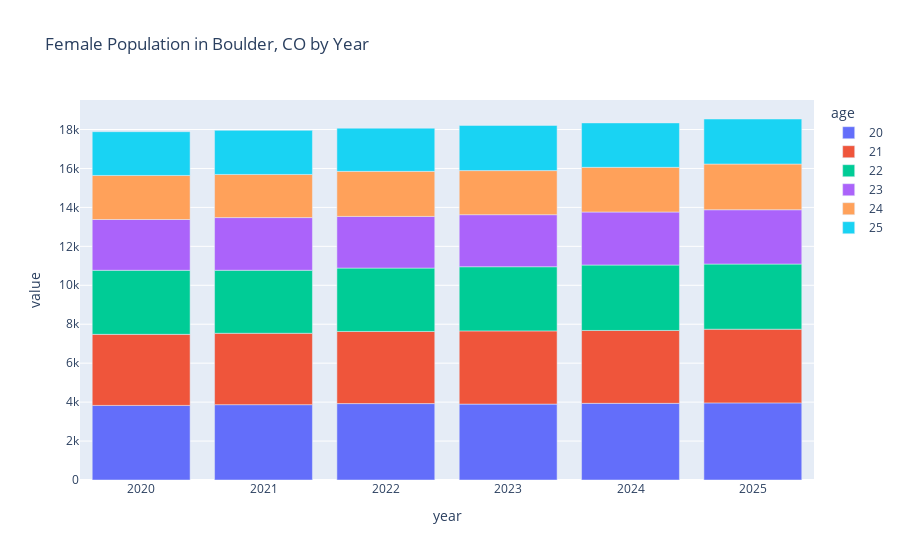

Write notebook code for a chart like this one.
### Code cell
# plotly 
pd.options.plotting.backend = "plotly"



dem_data_20_25_female_pivot.plot.bar(title="Female Population in Boulder, CO by Year")

### Figure 1 — Plotly figure (JSON) as saved in the notebook; plotly's stock layout.template omitted (floating-point values rounded to 4 significant figures)
{"data": [{"alignmentgroup": "True", "hovertemplate": "age=20<br>year=%{x}<br>value=%{y}<extra></extra>", "legendgroup": "20", "marker": {"color": "#636efa", "pattern": {"shape": ""}}, "name": "20", "offsetgroup": "20", "orientation": "v", "showlegend": true, "textposition": "auto", "type": "bar", "x": [2020, 2021, 2022, 2023, 2024, 2025], "xaxis": "x", "y": [3831, 3869, 3924, 3897, 3937, 3960], "yaxis": "y"}, {"alignmentgroup": "True", "hovertemplate": "age=21<br>year=%{x}<br>value=%{y}<extra></extra>", "legendgroup": "21", "marker": {"color": "#EF553B", "pattern": {"shape": ""}}, "name": "21", "offsetgroup": "21", "orientation": "v", "showlegend": true, "textposition": "auto", "type": "bar", "x": [2020, 2021, 2022, 2023, 2024, 2025], "xaxis": "x", "y": [3649, 3666, 3705, 3761, 3743, 3785], "yaxis": "y"}, {"alignmentgroup": "True", "hovertemplate": "age=22<br>year=%{x}<br>value=%{y}<extra></extra>", "legendgroup": "22", "marker": {"color": "#00cc96", "pattern": {"shape": ""}}, "name": "22", "offsetgroup": "22", "orientation": "v", "showlegend": true, "textposition": "auto", "type": "bar", "x": [2020, 2021, 2022, 2023, 2024, 2025], "xaxis": "x", "y": [3290, 3237, 3255, 3295, 3361, 3345], "yaxis": "y"}, {"alignmentgroup": "True", "hovertemplate": "age=23<br>year=%{x}<br>value=%{y}<extra></extra>", "legendgroup": "23", "marker": {"color": "#ab63fa", "pattern": {"shape": ""}}, "name": "23", "offsetgroup": "23", "orientation": "v", "showlegend": true, "textposition": "auto", "type": "bar", "x": [2020, 2021, 2022, 2023, 2024, 2025], "xaxis": "x", "y": [2608, 2705, 2653, 2673, 2723, 2791], "yaxis": "y"}, {"alignmentgroup": "True", "hovertemplate": "age=24<br>year=%{x}<br>value=%{y}<extra></extra>", "legendgroup": "24", "marker": {"color": "#FFA15A", "pattern": {"shape": ""}}, "name": "24", "offsetgroup": "24", "orientation": "v", "showlegend": true, "textposition": "auto", "type": "bar", "x": [2020, 2021, 2022, 2023, 2024, 2025], "xaxis": "x", "y": [2263, 2215, 2314, 2264, 2294, 2346], "yaxis": "y"}, {"alignmentgroup": "True", "hovertemplate": "age=25<br>year=%{x}<br>value=%{y}<extra></extra>", "legendgroup": "25", "marker": {"color": "#19d3f3", "pattern": {"shape": ""}}, "name": "25", "offsetgroup": "25", "orientation": "v", "showlegend": true, "textposition": "auto", "type": "bar", "x": [2020, 2021, 2022, 2023, 2024, 2025], "xaxis": "x", "y": [2247, 2265, 2218, 2319, 2281, 2313], "yaxis": "y"}], "layout": {"barmode": "relative", "legend": {"title": {"text": "age"}, "tracegroupgap": 0}, "title": {"text": "Female Population in Boulder, CO by Year"}, "xaxis": {"anchor": "y", "domain": [0, 1], "title": {"text": "year"}}, "yaxis": {"anchor": "x", "domain": [0, 1], "title": {"text": "value"}}}}
